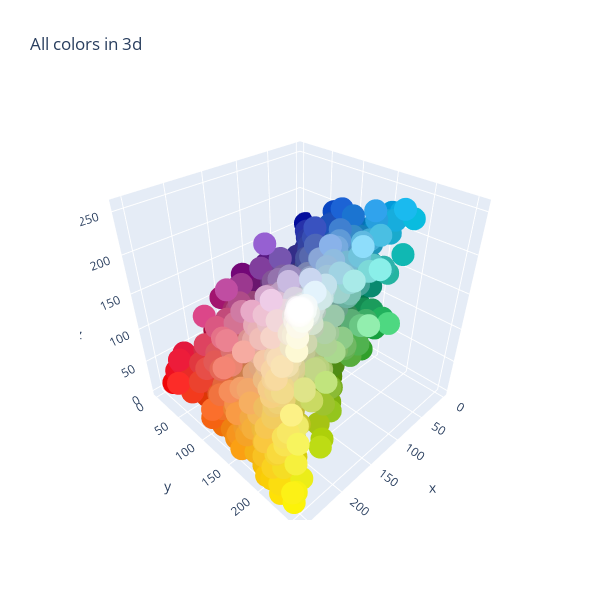

The code cell stored with this chart in its notebook:
### Code cell
# Function to convert rgb colors to hex values
def rgb2hex(c):
    return '#{:02x}{:02x}{:02x}'.format(int(c[0]), int(c[1]), int(c[2]))

# Plot colors in 3d space
hex_colors = [rgb2hex(c) for c in all_colors]
x, y, z = all_colors[:, 0], all_colors[:, 1], all_colors[:, 2]

fig = go.Figure()
fig.add_trace(go.Scatter3d(x=x, y=y, z=z, mode='markers', marker=dict(color=hex_colors)))
fig.update_layout(autosize=False, width=600, height=600, title='All colors in 3d')
fig.show()

### Figure 1 — Plotly figure (JSON) as saved in the notebook; plotly's stock layout.template omitted (floating-point values rounded to 4 significant figures; data arrays with more than 128 entries replaced by an {"elided": "..."} marker saying what was removed)
{"data": [{"marker": {"color": {"elided": "2035 str values"}}, "mode": "markers", "type": "scatter3d", "x": {"elided": "2035 int values"}, "y": {"elided": "2035 int values"}, "z": {"elided": "2035 int values"}}], "layout": {"autosize": false, "height": 600, "title": {"text": "All colors in 3d"}, "width": 600}}
